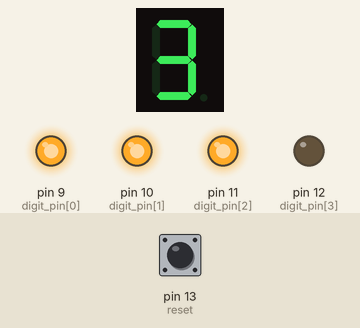
Recording of a sketch running on a simulated Arduino Uno, built with avr-gcc and run on an emulated ATmega328P. On the bench: 1-digit seven-segment display, output pins drawn as LEDs (lit = HIGH). Wiring (inferred from the names in the program): 1-digit 7-segment display, segments lit when HIGH: segments pin 2, pin 3, pin 4, pin 5, pin 6, pin 7, pin 8. Dashed ring = blinking. Inputs (shaded band) come from the test bench; at power-on: pin 13 (reset) HIGH. The segment pins are drawn as the display they are named for; pins used as bus, display or sensor lines are not drawn.

Above: at 1.8 s.
1.9 s: pin 13 (reset) pulled LOW for 3.2 s
At 3.4 s:
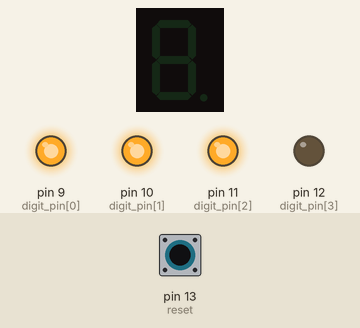
At 10.15 s:
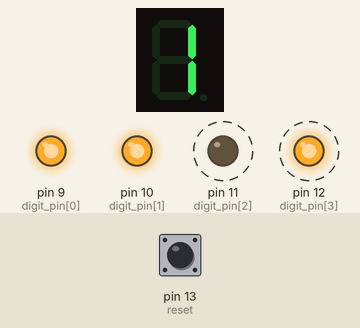
Timing chart, 0 to 57.1 s (numbered marks = the images above; inputs shaded):
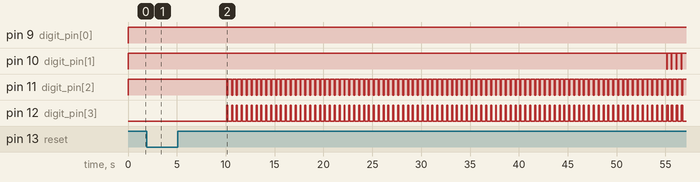

The sketch:

EE452Lab5.ino
```cpp
//Lab5 7Seg display/counters
//EE452L, Kevin Jordan ID:1301006

const int segA = 2;
const int segB = 3;
const int segC = 4;
const int segD = 5;
const int segE = 6;
const int segF = 7;
const int segG = 8;
const int reset = 13;

int digit_pin[] = {9, 10, 11, 12};

#define DIGIT_ON LOW
#define DIGIT_OFF HIGH

#define SEGMENT_ON HIGH
#define SEGMENT_OFF LOW

int count = 0;

void setup() {
    pinMode(segA, OUTPUT);
    pinMode(segB, OUTPUT);
    pinMode(segC, OUTPUT);
    pinMode(segD, OUTPUT);
    pinMode(segE, OUTPUT);
    pinMode(segF, OUTPUT);
    pinMode(segG, OUTPUT);
    pinMode(reset, INPUT_PULLUP);

    for (int i=0; i<4; i++) {
        pinMode(digit_pin[i], OUTPUT);
    }
}

void loop() {
    for (int count = 0; count<10000; count++) {
        if (count<10) {
            if (!digitalRead(reset)) {
                count = 0;
                lightNumber(10);
                break;
            }
            digitalWrite(digit_pin[0], DIGIT_OFF);
            digitalWrite(digit_pin[1], DIGIT_OFF);
            digitalWrite(digit_pin[2], DIGIT_OFF);
            digitalWrite(digit_pin[3], DIGIT_ON);
            lightNumber(count);
            delay(500);
        }
        else if (count>=10 && count<100) {
            if (!digitalRead(reset)) {
                count = 0;
                lightNumber(10);
                break;
            }
            digitalWrite(digit_pin[0], DIGIT_OFF);
            digitalWrite(digit_pin[1], DIGIT_OFF);
            digitalWrite(digit_pin[2], DIGIT_ON);
            digitalWrite(digit_pin[3], DIGIT_OFF);
            lightNumber(count/10);
            delay(100);
            digitalWrite(digit_pin[0], DIGIT_OFF);
            digitalWrite(digit_pin[1], DIGIT_OFF);
            digitalWrite(digit_pin[2], DIGIT_OFF);
            digitalWrite(digit_pin[3], DIGIT_ON);
            lightNumber(count%10);
            delay(400);
        }
        else if (count>=100 && count<1000) {
            if (!digitalRead(reset)) {
                count = 0;
                lightNumber(10);
                break;
            }
            digitalWrite(digit_pin[0], DIGIT_OFF);
            digitalWrite(digit_pin[1], DIGIT_ON);
            digitalWrite(digit_pin[2], DIGIT_OFF);
            digitalWrite(digit_pin[3], DIGIT_OFF);
            lightNumber(count/100);
            delay(50);
            digitalWrite(digit_pin[0], DIGIT_OFF);
            digitalWrite(digit_pin[1], DIGIT_OFF);
            digitalWrite(digit_pin[2], DIGIT_ON);
            digitalWrite(digit_pin[3], DIGIT_OFF);
            lightNumber((count%100)/10);
            delay(100);
            digitalWrite(digit_pin[0], DIGIT_OFF);
            digitalWrite(digit_pin[1], DIGIT_OFF);
            digitalWrite(digit_pin[2], DIGIT_OFF);
            digitalWrite(digit_pin[3], DIGIT_ON);
            lightNumber((count%100)%10);
            delay(350);
        }
        else if (count>=1000) {
            if (!digitalRead(reset)) {
                count = 0;
                lightNumber(10);
                break;
            }
            digitalWrite(digit_pin[0], DIGIT_ON);
            digitalWrite(digit_pin[1], DIGIT_OFF);
            digitalWrite(digit_pin[2], DIGIT_OFF);
            digitalWrite(digit_pin[3], DIGIT_OFF);
            lightNumber(count/1000);
            delay(50);
            digitalWrite(digit_pin[0], DIGIT_OFF);
            digitalWrite(digit_pin[1], DIGIT_ON);
            digitalWrite(digit_pin[2], DIGIT_OFF);
            digitalWrite(digit_pin[3], DIGIT_OFF);
            lightNumber((count%1000)/100);
            delay(50);
            digitalWrite(digit_pin[0], DIGIT_OFF);
            digitalWrite(digit_pin[1], DIGIT_OFF);
            digitalWrite(digit_pin[2], DIGIT_ON);
            digitalWrite(digit_pin[3], DIGIT_OFF);
            lightNumber(((count%1000)%100)/10);
            delay(100);
            digitalWrite(digit_pin[0], DIGIT_OFF);
            digitalWrite(digit_pin[1], DIGIT_OFF);
            digitalWrite(digit_pin[2], DIGIT_OFF);
            digitalWrite(digit_pin[3], DIGIT_ON);
            lightNumber(((count%1000)%100)%10);
            delay(300);
        }
    }
}

void lightNumber(int numberToDisplay) {
    switch(numberToDisplay){
        case 0:
            digitalWrite(segA, SEGMENT_ON);
            digitalWrite(segB, SEGMENT_ON);
            digitalWrite(segC, SEGMENT_ON);
            digitalWrite(segD, SEGMENT_ON);
            digitalWrite(segE, SEGMENT_ON);
            digitalWrite(segF, SEGMENT_ON);
            digitalWrite(segG, SEGMENT_OFF);
            break;
        case 1:
            digitalWrite(segA, SEGMENT_OFF);
            digitalWrite(segB, SEGMENT_ON);
            digitalWrite(segC, SEGMENT_ON);
            digitalWrite(segD, SEGMENT_OFF);
            digitalWrite(segE, SEGMENT_OFF);
            digitalWrite(segF, SEGMENT_OFF);
            digitalWrite(segG, SEGMENT_OFF);
            break;
        case 2:
            digitalWrite(segA, SEGMENT_ON);
            digitalWrite(segB, SEGMENT_ON);
            digitalWrite(segC, SEGMENT_OFF);
            digitalWrite(segD, SEGMENT_ON);
            digitalWrite(segE, SEGMENT_ON);
            digitalWrite(segF, SEGMENT_OFF);
            digitalWrite(segG, SEGMENT_ON);
            break;
        case 3:
            digitalWrite(segA, SEGMENT_ON);
            digitalWrite(segB, SEGMENT_ON);
            digitalWrite(segC, SEGMENT_ON);
            digitalWrite(segD, SEGMENT_ON);
            digitalWrite(segE, SEGMENT_OFF);
            digitalWrite(segF, SEGMENT_OFF);
            digitalWrite(segG, SEGMENT_ON);
            break;
        case 4:
            digitalWrite(segA, SEGMENT_OFF);
            digitalWrite(segB, SEGMENT_ON);
            digitalWrite(segC, SEGMENT_ON);
            digitalWrite(segD, SEGMENT_OFF);
            digitalWrite(segE, SEGMENT_OFF);
            digitalWrite(segF, SEGMENT_ON);
            digitalWrite(segG, SEGMENT_ON);
            break;
        case 5:
            digitalWrite(segA, SEGMENT_ON);
            digitalWrite(segB, SEGMENT_OFF);
            digitalWrite(segC, SEGMENT_ON);
            digitalWrite(segD, SEGMENT_ON);
            digitalWrite(segE, SEGMENT_OFF);
            digitalWrite(segF, SEGMENT_ON);
            digitalWrite(segG, SEGMENT_ON);
            break;
        case 6:
            digitalWrite(segA, SEGMENT_ON);
            digitalWrite(segB, SEGMENT_OFF);
            digitalWrite(segC, SEGMENT_ON);
            digitalWrite(segD, SEGMENT_ON);
            digitalWrite(segE, SEGMENT_ON);
            digitalWrite(segF, SEGMENT_ON);
            digitalWrite(segG, SEGMENT_ON);
            break;
        case 7:
            digitalWrite(segA, SEGMENT_ON);
            digitalWrite(segB, SEGMENT_ON);
            digitalWrite(segC, SEGMENT_ON);
            digitalWrite(segD, SEGMENT_OFF);
            digitalWrite(segE, SEGMENT_OFF);
            digitalWrite(segF, SEGMENT_OFF);
            digitalWrite(segG, SEGMENT_OFF);
            break;
        case 8:
            digitalWrite(segA, SEGMENT_ON);
            digitalWrite(segB, SEGMENT_ON);
            digitalWrite(segC, SEGMENT_ON);
            digitalWrite(segD, SEGMENT_ON);
            digitalWrite(segE, SEGMENT_ON);
            digitalWrite(segF, SEGMENT_ON);
            digitalWrite(segG, SEGMENT_ON);
            break;
        case 9:
            digitalWrite(segA, SEGMENT_ON);
            digitalWrite(segB, SEGMENT_ON);
            digitalWrite(segC, SEGMENT_ON);
            digitalWrite(segD, SEGMENT_ON);
            digitalWrite(segE, SEGMENT_OFF);
            digitalWrite(segF, SEGMENT_ON);
            digitalWrite(segG, SEGMENT_ON);
            break;
        case 10:
            digitalWrite(segA, SEGMENT_OFF);
            digitalWrite(segB, SEGMENT_OFF);
            digitalWrite(segC, SEGMENT_OFF);
            digitalWrite(segD, SEGMENT_OFF);
            digitalWrite(segE, SEGMENT_OFF);
            digitalWrite(segF, SEGMENT_OFF);
            digitalWrite(segG, SEGMENT_OFF);
            break;
    }
}
```
